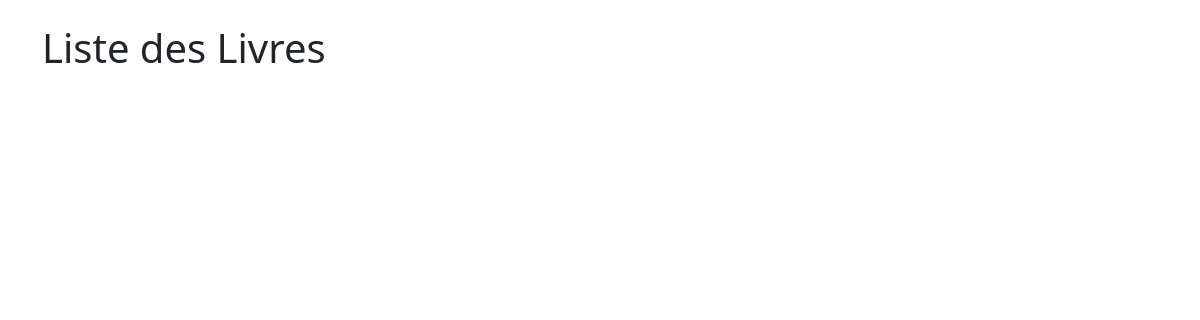
Page /app/ on the earlier database version.
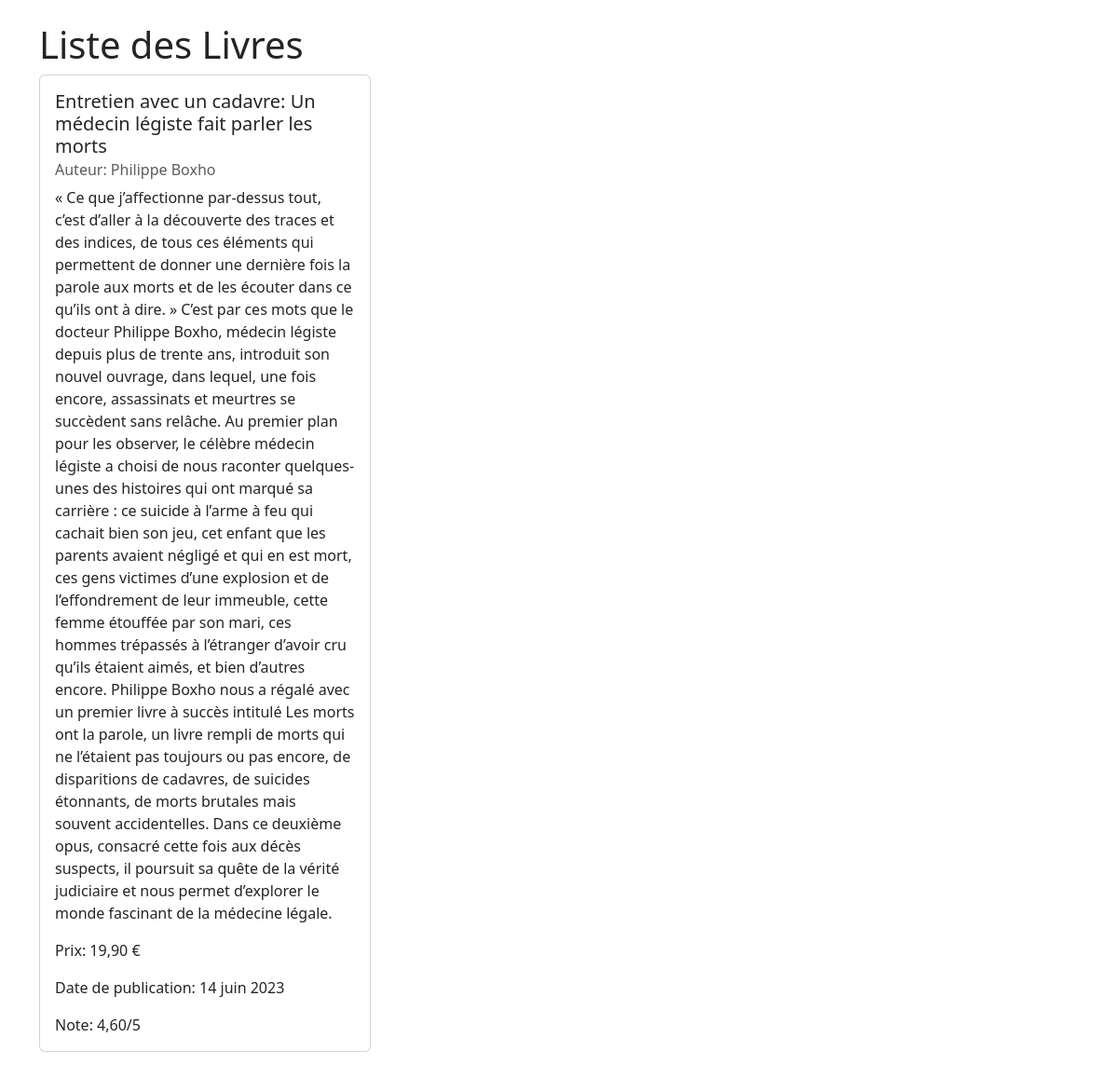
Same page on the later database version.
### app/models.py (models this page shows, shortened)
class Book(models.Model):
    title = models.CharField(max_length=255)
    description = models.TextField()
    price = models.DecimalField(max_digits=6, decimal_places=2)
    author = models.CharField(max_length=255)
    date = models.DateField()
    rate = models.DecimalField(max_digits=3, decimal_places=2)

### app/views.py (the view)
# urls.py: path('', home, name='home'),
def home(request):
    books = Book.objects.all()
    return render(request, "app/home.html", {'books': books})

### app/templates/app/home.html (shortened to what this page needs)
<!DOCTYPE html>
<html>
<head>
  <link href="https://cdn.jsdelivr.net/npm/bootstrap@5.3.3/dist/css/bootstrap.min.css" rel="stylesheet"
>
</head>
<body class="py-4">
<div class="container">
  <h1>Liste des Livres</h1>
  <div class="row">
    {% for book in books %}
      <div class="col-md-4">
        <div class="card mb-4">
          <div class="card-body">
            <h5 class="card-title">{{ book.title }}</h5>
            <h6 class="card-subtitle mb-2 text-muted">Auteur: {{ book.author }}</h6>
            <p class="card-text">{{ book.description }}</p>
            <p class="card-text">Prix: {{ book.price }} €</p>
            <p class="card-text">Date de publication: {{ book.date|date:"d F Y" }}</p>
            <p class="card-text">Note: {{ book.rate }}/5</p>
          </div>
        </div>
      </div>
    {% endfor %}
  </div>
</div>
</body>
</html>

Differences in the rows shown:
added Book: title "Entretien avec un cadavre: Un médecin légiste fait parler les morts", author "Philippe Boxho", description "« Ce que j’affectionne par-dessus tout, c’est d’aller à la découverte des traces et des indices, de tous ces éléments qui permettent de donner une dernière fois la parole aux morts et de les écouter dans ce qu’ils ont à dire. » C’est par ces mots que le docteur Philippe Boxho, médecin légiste depuis plus de trente ans, introduit son nouvel ouvrage, dans lequel, une fois encore, assassinats et meurtres se succèdent sans relâche. Au premier plan pour les observer, le célèbre médecin légiste a choisi de nous raconter quelques-unes des histoires qui ont marqué sa carrière : ce suicide à l’arme à feu qui cachait bien son jeu, cet enfant que les parents avaient négligé et qui en est mort, ces…", price "19,90", date "14 juin 2023", rate "4,60"
